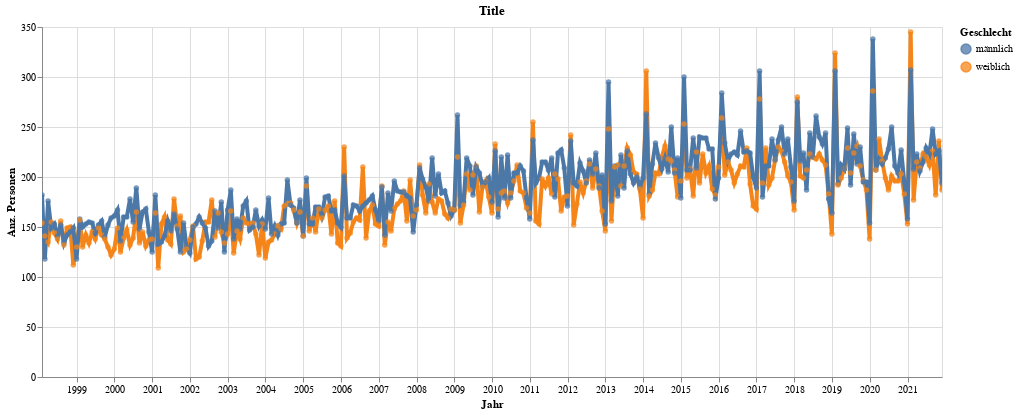

The cell this chart's notebook holds for it:
### Code cell
highlight = alt.selection(type='single', on='mouseover',
                          fields=['SexLang'], nearest=True)
#x='date:StichtagDatJahr',
base = alt.Chart(myAgg.reset_index().query('sum_WBev>1'), title="Title").encode(
    x=alt.X('StichtagDat', axis=alt.Axis(title='Jahr'))# , axis=alt.Axis(format='%', title='percentage')
    , y=alt.X('sum_WBev', axis=alt.Axis(title='Anz. Personen'))
    , color=alt.Color('SexLang', legend=alt.Legend(title="Geschlecht"))  
    ,tooltip=['StichtagDat', 'SexLang', 'sum_WBev']    
)
points = base.mark_circle().encode(
    opacity=alt.value(0.75)
).add_selection(
    highlight
).properties(
    width=900 , height=350
)
lines = base.mark_line().encode(
    size=alt.condition(~highlight, alt.value(0.5), alt.value(4))
).interactive()

lines + points

### Figure 1 — Vega-Lite specification as saved in the notebook (floating-point values rounded to 4 significant figures; data arrays with more than 128 entries replaced by an {"elided": "..."} marker saying what was removed)
{"config": {"view": {"continuousWidth": 400, "continuousHeight": 300}}, "layer": [{"mark": "line", "encoding": {"color": {"type": "nominal", "field": "SexLang", "legend": {"title": "Geschlecht"}}, "size": {"condition": {"value": 0.5, "selection": {"not": "selector015"}}, "value": 4}, "tooltip": [{"type": "temporal", "field": "StichtagDat"}, {"type": "nominal", "field": "SexLang"}, {"type": "quantitative", "field": "sum_WBev"}], "x": {"type": "temporal", "axis": {"title": "Jahr"}, "field": "StichtagDat"}, "y": {"type": "quantitative", "axis": {"title": "Anz. Personen"}, "field": "sum_WBev"}}, "selection": {"selector016": {"type": "interval", "bind": "scales", "encodings": ["x", "y"]}}, "title": "Title"}, {"mark": "circle", "encoding": {"color": {"type": "nominal", "field": "SexLang", "legend": {"title": "Geschlecht"}}, "opacity": {"value": 0.75}, "tooltip": [{"type": "temporal", "field": "StichtagDat"}, {"type": "nominal", "field": "SexLang"}, {"type": "quantitative", "field": "sum_WBev"}], "x": {"type": "temporal", "axis": {"title": "Jahr"}, "field": "StichtagDat"}, "y": {"type": "quantitative", "axis": {"title": "Anz. Personen"}, "field": "sum_WBev"}}, "height": 350, "selection": {"selector015": {"type": "single", "on": "mouseover", "fields": ["SexLang"], "nearest": true}}, "title": "Title", "width": 900}], "data": {"name": "data-d9cf7e11e05694af97deaaf941174512"}, "$schema": "https://vega.github.io/schema/vega-lite/v4.8.1.json", "datasets": {"data-d9cf7e11e05694af97deaaf941174512": {"elided": "574 records"}}}
